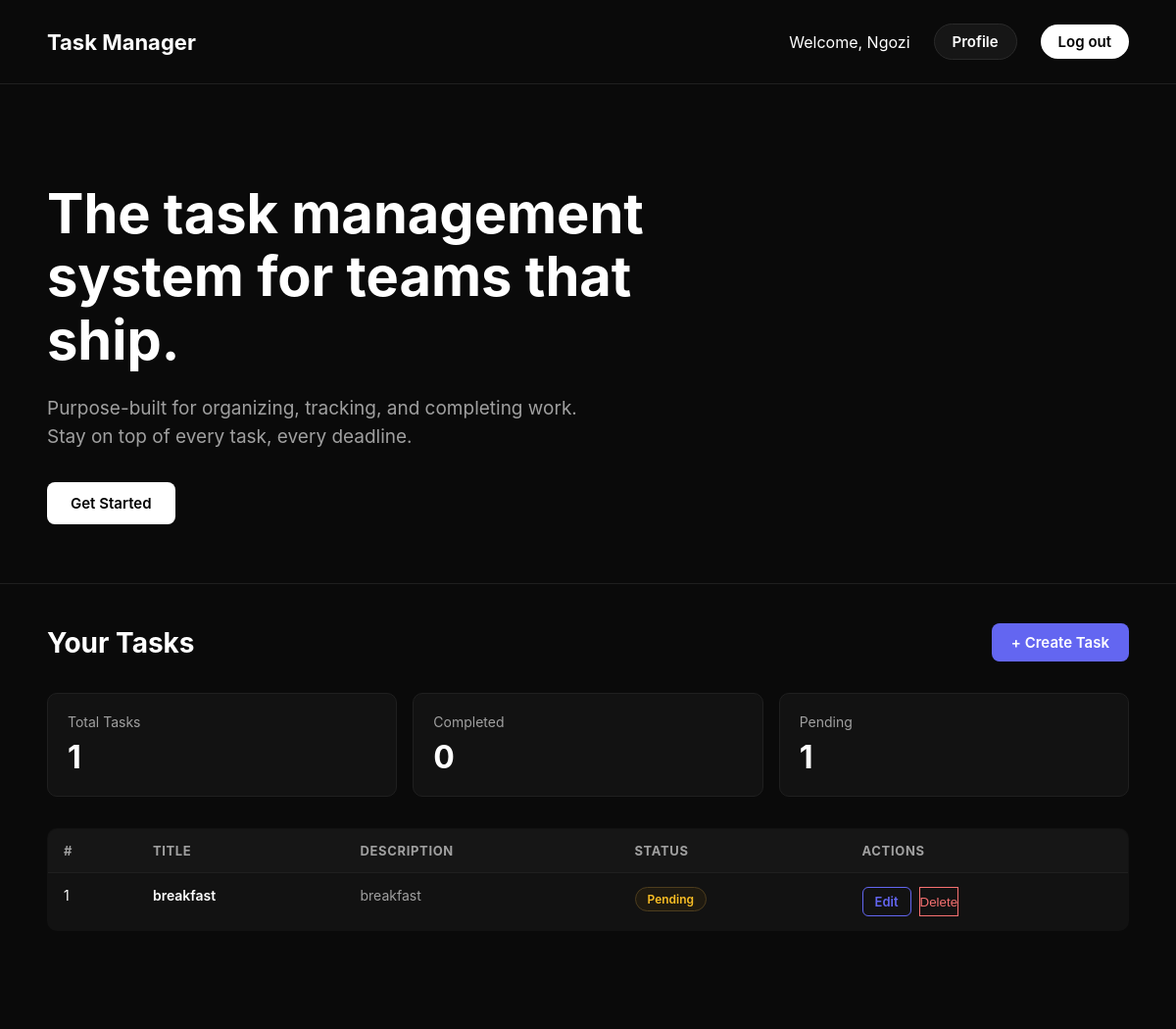
Page / (signed in) on the committed database.
### tasks/models.py (models this page shows, shortened)
class Task(models.Model):
    user = models.ForeignKey(User, on_delete=models.CASCADE, related_name='tasks', null=True, blank=True)
    title = models.CharField(max_length=200)
    description = models.TextField(blank=True, default='')
    done = models.BooleanField(default=False)
    created = models.DateTimeField(auto_now_add=True)

### tasks/views.py (the view)
# urls.py: path('', views.home, name='home'),
def home(request):
    if request.user.is_authenticated:
        tasks = Task.objects.filter(user=request.user)
    else:
        tasks = Task.objects.none()
    total_tasks = tasks.count()
    completed_tasks = tasks.filter(done=True).count()
    pending_tasks = tasks.filter(done=False).count()
    just_registered = request.session.pop('just_registered', False)
    context = {
        'tasks': tasks,
        'total_tasks': total_tasks,
        'completed_tasks': completed_tasks,
        'pending_tasks': pending_tasks,
        'just_registered': just_registered,
    }
    return render(request, 'home.html', context)

### tasks/templates/home.html (shortened to what this page needs)
<!DOCTYPE html>
<html lang="en">
<head>
</head>
<body>
    <nav class="navbar">
        <a href="{% url 'home' %}" class="logo">Task Manager</a>
        <div class="nav-links">
            {% if user.is_authenticated %}
                <span>Welcome, {{ user.username|capfirst }}</span>
                <a href="{% url 'profile' %}" class="signup-btn" style="background-color:#161616;color:#ffffff;border:1px solid #2a2a2a;">Profile</a>
                <a href="{% url 'logout' %}" class="signup-btn">Log out</a>
            {% else %}
                <a href="{% url 'login' %}">Log in</a>
                <a href="{% url 'register' %}" class="signup-btn">Sign up</a>
            {% endif %}
        </div>
    </nav>
    <section class="hero">
        <h1>The task management system for teams that ship.</h1>
        <p>Purpose-built for organizing, tracking, and completing work. Stay on top of every task, every deadline.</p>
        <div class="cta-buttons">
            {% if user.is_authenticated %}
                {% if just_registered %}
                    <a href="{% url 'create_task' %}" class="cta-primary">Get Started</a>
                {% else %}
                    <a href="#tasks-section" class="cta-primary">View Your Tasks</a>
                {% endif %}
            {% else %}
                <a href="{% url 'register' %}" class="cta-primary">Get Started</a>
                <a href="{% url 'login' %}" class="cta-secondary">Log in</a>
            {% endif %}
        </div>
    </section>
    {% if user.is_authenticated %}
    <section class="tasks-section" id="tasks-section">
        <div class="tasks-header">
            <h2>Your Tasks</h2>
            <a href="{% url 'create_task' %}" class="create-btn">+ Create Task</a>
        </div>
        <div class="stats-row">
            <div class="stat-card">
                <div class="label">Total Tasks</div>
                <div class="value">{{ total_tasks }}</div>
            </div>
            <div class="stat-card">
                <div class="label">Completed</div>
                <div class="value">{{ completed_tasks }}</div>
            </div>
            <div class="stat-card">
                <div class="label">Pending</div>
                <div class="value">{{ pending_tasks }}</div>
            </div>
        </div>
        {% if tasks %}
            <table class="task-table">
                <thead>
                    <tr>
                        <th>#</th>
                        <th>Title</th>
                        <th>Description</th>
                        <th>Status</th>
                        <th>Actions</th>
                    </tr>
                </thead>
                <tbody>
                    {% for task in tasks %}
                        <tr>
                            <td>{{ forloop.counter }}</td>
                            <td class="task-title">{{ task.title }}</td>
                            <td class="task-desc">{{ task.description|default:"—" }}</td>
                            <td>
                                {% if task.done %}
                                    <span class="status-badge status-done">Completed</span>
                                {% else %}
                                    <span class="status-badge status-pending">Pending</span>
                                {% endif %}
                            </td>
                            <td>
                                <div class="action-btns">
                                    <a href="{% url 'update_task' task.id %}" class="btn-edit">Edit</a>
                                    <button type="button" class="btn-delete" onclick="openDeleteModal('{% url 'delete_task' task.id %}')">Delete</button>
                                </div>
                            </td>
                        </tr>
                    {% endfor %}
                </tbody>
            </table>
        {% else %}
            <div class="empty-state">
                <h3>No Tasks Yet</h3>
                <p>Click the button below to create your first task.</p>
                <a href="{% url 'create_task' %}">Create Task</a>
            </div>
        {% endif %}
    </section>
    {% endif %}
</body>
</html>

### tasks/templates/home.html (style rules this page uses)
html { scroll-behavior: smooth; }
* { margin: 0; padding: 0; box-sizing: border-box; }
body { background-color: #0a0a0a; color: #ffffff; font-family: -apple-system, BlinkMacSystemFont, "Segoe UI", Roboto, sans-serif; }
.navbar { display: flex; justify-content: space-between; align-items: center; padding: 24px 48px; border-bottom: 1px solid #1f1f1f; }
.navbar .logo { font-size: 22px; font-weight: 700; color: #ffffff; text-decoration: none; }
.navbar .nav-links { display: flex; align-items: center; gap: 24px; }
.navbar .nav-links a { text-decoration: none; color: #cfcfcf; font-size: 15px; }
.navbar .nav-links a.signup-btn { background-color: #ffffff; color: #000000; padding: 8px 18px; border-radius: 999px; font-weight: 600; }
.hero { padding: 100px 48px 60px 48px; max-width: 800px; }
.hero h1 { font-size: 56px; font-weight: 700; line-height: 1.15; margin-bottom: 24px; }
.hero p { font-size: 19px; color: #a0a0a0; line-height: 1.5; max-width: 550px; margin-bottom: 32px; }
.hero .cta-buttons { display: flex; gap: 16px; }
.hero .cta-buttons a { text-decoration: none; padding: 12px 24px; border-radius: 8px; font-weight: 600; font-size: 15px; }
.hero .cta-primary { background-color: #ffffff; color: #000000; }
.tasks-section { padding: 40px 48px 100px 48px; border-top: 1px solid #1f1f1f; }
.tasks-header { display: flex; justify-content: space-between; align-items: center; margin-bottom: 32px; }
.tasks-header h2 { font-size: 28px; font-weight: 700; }
.tasks-header a.create-btn { text-decoration: none; background-color: #6366f1; color: #ffffff; padding: 10px 20px; border-radius: 8px; font-weight: 600; font-size: 15px; }
.stats-row { display: flex; gap: 16px; margin-bottom: 32px; }
.stat-card { flex: 1; background-color: #121212; border: 1px solid #1f1f1f; border-radius: 10px; padding: 20px; }
.stat-card .label { font-size: 14px; color: #a0a0a0; margin-bottom: 8px; }
.stat-card .value { font-size: 32px; font-weight: 700; }
.task-table { width: 100%; border-collapse: collapse; background-color: #121212; border: 1px solid #1f1f1f; border-radius: 10px; overflow: hidden; }
.task-table th { text-align: left; font-size: 13px; text-transform: uppercase; letter-spacing: 0.05em; color: #a0a0a0; padding: 14px 16px; border-bottom: 1px solid #1f1f1f; background-color: #161616; }
.task-table td { padding: 14px 16px; font-size: 14px; border-bottom: 1px solid #1f1f1f; vertical-align: top; }
.task-table tr:last-child td { border-bottom: none; }
.task-table .task-title { font-weight: 600; color: #ffffff; }
.task-table .task-desc { color: #a0a0a0; }
.status-badge { display: inline-block; padding: 4px 12px; border-radius: 999px; font-size: 12px; font-weight: 600; }
.status-pending { background-color: #1f1a10; color: #fbbf24; border: 1px solid #4d3d1e; }
.action-btns { display: flex; gap: 8px; }
.action-btns a { text-decoration: none; font-size: 13px; font-weight: 600; padding: 6px 12px; border-radius: 6px; }
.btn-edit { border: 1px solid #6366f1; color: #6366f1; }
.btn-delete { border: 1px solid #f87171; color: #f87171; cursor: pointer; background: none; }

### rows in the picture
Task: title "breakfast", description "breakfast", done "Pending"

### other values in the picture
{{ user.username|capfirst }} "Ngozi"
{{ total_tasks }} "1"
{{ completed_tasks }} "0"
{{ pending_tasks }} "1"
